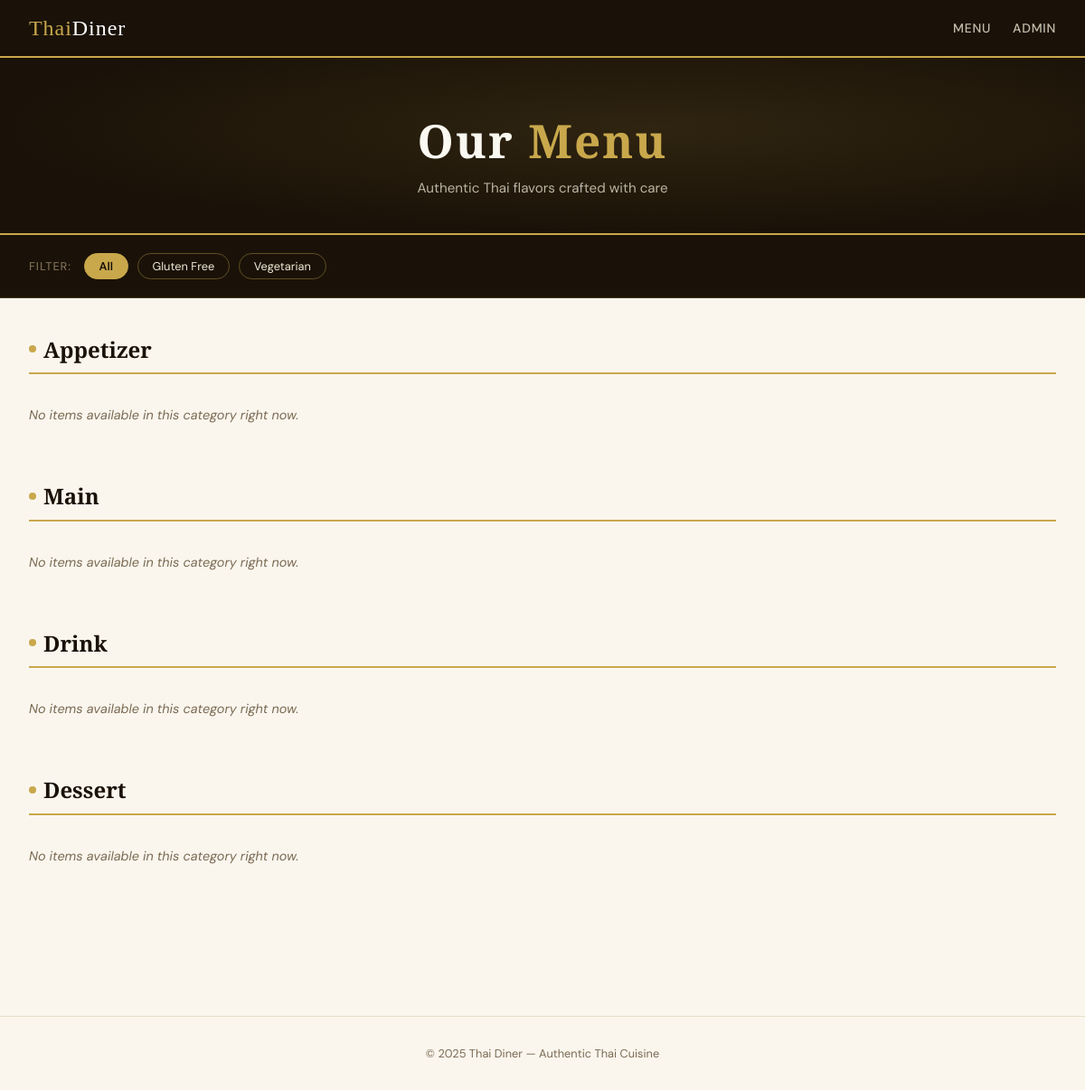
The page /menu on the database its author committed.
### models.py (models this page shows, shortened)
class Tag(db.Model):
    __tablename__ = 'tag'
    id       = db.Column(db.Integer, primary_key=True)
    label    = db.Column(db.String(50), unique=True, nullable=False)
    tag_type = db.Column(db.String(20), nullable=False)  # 'dietary' or 'badge'

class Category(db.Model):
    __tablename__ = 'category'
    id            = db.Column(db.Integer, primary_key=True)
    name          = db.Column(db.String(50), unique=True, nullable=False)
    display_order = db.Column(db.Integer, default=0, nullable=False)
    items = db.relationship('MenuItem', backref='category', lazy='dynamic',
                            order_by='MenuItem.name')

### app.py (the view)
@app.route('/menu')
def menu():
    table      = request.args.get('table', type=int)
    tag_filter = request.args.get('filter')
    categories = Category.query.order_by(Category.display_order).all()
    menu_data  = {}
    for cat in categories:
        items = cat.items.filter_by(is_available=True)
        if tag_filter:
            items = items.join(MenuItem.tags).filter(Tag.label == tag_filter)
        menu_data[cat] = items.all()
    dietary_tags = Tag.query.filter_by(tag_type='dietary').all()
    return render_template('menu.html',
                           menu_data=menu_data,
                           dietary_tags=dietary_tags,
                           active_filter=tag_filter,
                           table=table)

### templates/menu.html (shortened to what this page needs)
{% extends "base.html" %}
{% block content %}
<div class="menu-hero">
  <h1>Our <span>Menu</span></h1>
  <p>Authentic Thai flavors crafted with care</p>
</div>
<div class="filter-bar">
  <span>Filter:</span>
  <a href="{{ url_for('menu', table=table) }}"
     class="filter-btn {% if not active_filter %}active{% endif %}">All</a>
  {% for tag in dietary_tags %}
    <a href="{{ url_for('menu', filter=tag.label, table=table) }}"
       class="filter-btn {% if active_filter == tag.label %}active{% endif %}">
      {{ tag.label | replace('_', ' ') | title }}
    </a>
  {% endfor %}
</div>
<div class="menu-wrap">
  {% for category, items in menu_data.items() %}
    <div class="category-section">
      <h2 class="category-title">{{ category.name | title }}</h2>
      {% if items %}
        <div class="items-grid">
          {% for item in items %}
            <div class="item-card" onclick="openModal({{ item.to_dict() | tojson }})">
              <div class="item-img">
                {% if item.image_url %}
                  <img src="{{ url_for('static', filename='img/' ~ item.image_url) }}" alt="{{ item.name }}">
                {% else %}
                  🍜
                {% endif %}
              </div>
              <div class="item-body">
                <div class="item-name">{{ item.name }}</div>
                <div class="item-desc">{{ item.description or '' }}</div>
                <div class="item-footer">
                  <div class="item-price">${{ "%.0f" | format(item.price) }}</div>
                  <div class="item-tags">
                    {% for tag in item.get_badge_tags() %}
                      <span class="badge {% if tag.label == 'spicy' %}badge-spicy{% else %}badge-gold{% endif %}">
                        {{ tag.label }}
                      </span>
                    {% endfor %}
                    {% for tag in item.get_dietary_tags() %}
                      <span class="badge badge-green">{{ tag.label | replace('_',' ') }}</span>
                    {% endfor %}
                  </div>
                </div>
              </div>
            </div>
          {% endfor %}
        </div>
      {% else %}
        <p class="empty-cat">No items available in this category right now.</p>
      {% endif %}
    </div>
  {% endfor %}
</div>
{% endblock %}

### templates/base.html (style rules this page uses)
:root { --gold: #c9a84c; --gold-lt: #e8c97a; --dark: #1a1208; --brown: #3b2a14; --cream: #faf6ee; --warm: #f0e8d4; --red: #b83228; --text: #2c1f0e; --muted: #7a6a52; --radius: 10px; }
*, *::before, *::after { box-sizing: border-box; margin: 0; padding: 0; }
body { font-family: 'DM Sans', sans-serif; background: var(--cream); color: var(--text); min-height: 100vh; }

### templates/menu.html (style rules this page uses)
body { background: var(--cream); }
.menu-hero { background: var(--dark); text-align: center; padding: 3.5rem 2rem 2.5rem; border-bottom: 2px solid var(--gold); position: relative; overflow: hidden; }
.menu-hero::before { content: ''; position: absolute; inset: 0; background: radial-gradient(ellipse at 60% 40%, rgba(201,168,76,0.12) 0%, transparent 70%); pointer-events: none; }
.menu-hero h1 { font-family: 'Playfair Display', serif; font-size: clamp(2rem, 5vw, 3.2rem); color: #fff; letter-spacing: 0.04em; }
.menu-hero h1 span { color: var(--gold); }
.menu-hero p { color: var(--warm); opacity: 0.75; margin-top: 0.5rem; font-size: 0.95rem; }
.filter-bar { display: flex; flex-wrap: wrap; gap: 0.6rem; padding: 1.25rem 2rem; background: var(--dark); border-bottom: 1px solid rgba(201,168,76,0.25); align-items: center; }
.filter-bar span { color: var(--muted); font-size: 0.8rem; text-transform: uppercase; letter-spacing: 0.07em; font-weight: 500; margin-right: 0.25rem; }
.filter-btn { padding: 0.3rem 1rem; border-radius: 999px; border: 1.5px solid rgba(201,168,76,0.4); background: transparent; color: var(--warm); font-size: 0.8rem; font-family: 'DM Sans', sans-serif; cursor: pointer; transition: all 0.2s; text-decoration: none; }
.filter-btn:hover, .filter-btn.active { background: var(--gold); color: var(--dark); border-color: var(--gold); font-weight: 600; }
.menu-wrap { max-width: 1200px; margin: 0 auto; padding: 2.5rem 2rem; }
.category-section { margin-bottom: 3rem; }
.category-title { font-family: 'Playfair Display', serif; font-size: 1.5rem; color: var(--dark); font-weight: 700; margin-bottom: 1.25rem; padding-bottom: 0.6rem; border-bottom: 2px solid var(--gold); display: flex; align-items: center; gap: 0.5rem; }
.category-title::before { content: ''; display: inline-block; width: 8px; height: 8px; background: var(--gold); border-radius: 50%; }
.empty-cat { color: var(--muted); font-style: italic; font-size: 0.9rem; padding: 1rem 0; }

### rows shown on the page
Tag: label "Gluten Free"
Tag: label "Vegetarian"
Category: name "Appetizer"
Category: name "Main"
Category: name "Drink"
Category: name "Dessert"

### other values the page prints
{{ 2025 }} "2025"
